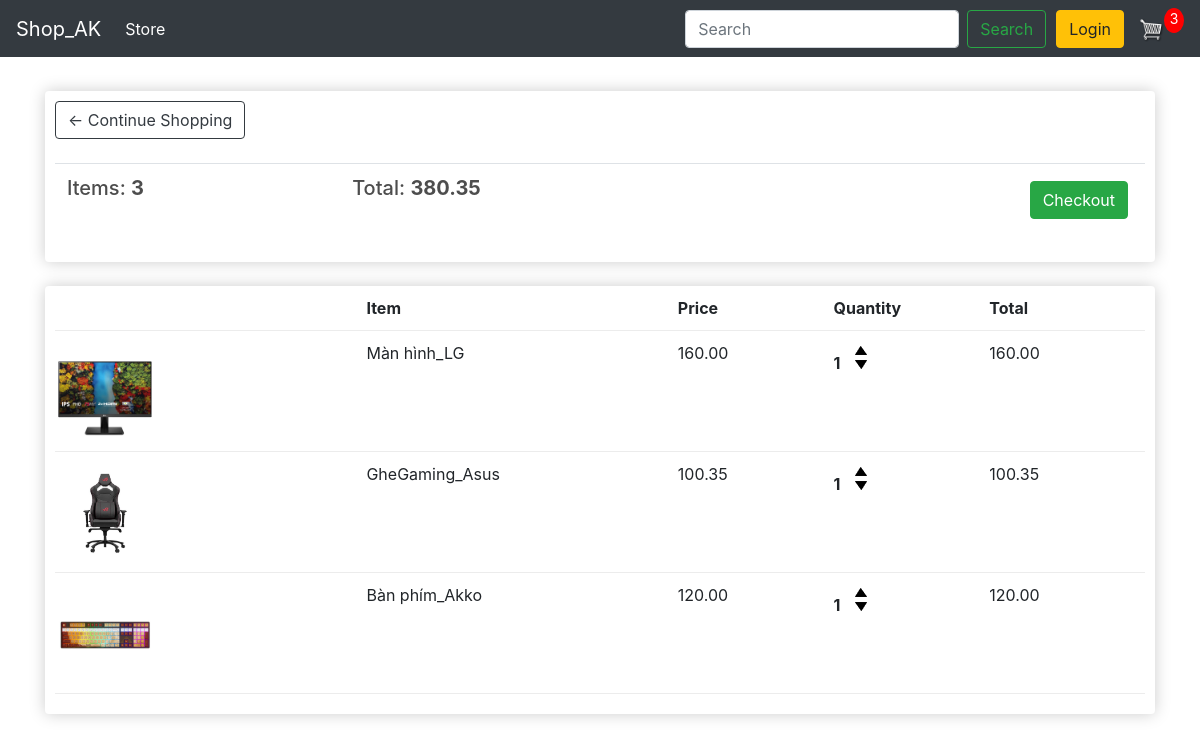
The app's page /cart/ (signed in) with its own data.
### store/models.py (models this page shows, shortened)
class Order(models.Model):
    customer = models.ForeignKey(Customer, on_delete=models.SET_NULL, null=True, blank=True)
    date_ordered = models.DateTimeField(auto_now_add=True)
    complete = models.BooleanField(default=False,null=True,blank=False)
    transaction_id = models.CharField(max_length=200,null=True)
    @property
    def get_cart_total(self):
        orderitems = self.orderitem_set.all()
        total = sum([item.get_total for item in orderitems])
        return total
    @property
    def get_cart_items(self):
        orderitems= self.orderitem_set.all()
        total = sum([item.quantity for item in orderitems])
        return total

class OrderItem(models.Model):
    product = models.ForeignKey(Product, on_delete=models.SET_NULL, null=True, blank=True)
    order = models.ForeignKey(Order, on_delete=models.SET_NULL, null=True, blank=True)
    quantity = models.IntegerField(default=0,null=True, blank=True)
    date_added=models.DateTimeField(auto_now_add=True)
    @property
    def get_total(self):
        total = self.product.price * self.quantity
        return total

class Product(models.Model):
    name = models.CharField(max_length=200, null=True)
    price = models.DecimalField(max_digits=7, decimal_places=2)# max_digits = 5 (có nghĩa là 12345 tính luôn thập phân) ví dụ 2348,92, 9999,5
    digital = models.BooleanField(default=False, null=True,blank=False)
    image = models.ImageField(null=True, blank=True)
    @property
    def image_URL(self):
        try:
            url= self.image.url
        except:
            url = ''
        return url

### store/views.py (the view)
# urls.py: path('cart/', views.cart, name='cart'),
def cart(request):
    if request.user.is_authenticated:
        customer = request.user.customer
        order, create = Order.objects.get_or_create(customer=customer,complete=False)
        items = order.orderitem_set.all()
        cartItems = order.get_cart_items
    else:
        cookieData = cookieCart(request)
        cartItems = cookieData['cartItems']
        order = cookieData['order']
        items = cookieData['items']
    return render(request,'store/cart.html',{
        'items':items,
        'order':order,
        'cartItems':cartItems,
    })

### store/templates/store/cart.html (shortened to what this page needs)
{% extends 'store/main.html' %}
{% load static %}
{% block content %}
<div class="row">
    <div class="col-lg-12">
        <div class="box-element">
            <a  class="btn btn-outline-dark" href="{% url 'store:store' %}">&#x2190; Continue Shopping</a>
            <br>
            <br>
            <table class="table">
                <tr>
                    <th><h5>Items: <strong> {{order.get_cart_items}} </strong></h5></th>
                    <th><h5>Total: <strong> {{order.get_cart_total}} </strong></h5></th>
                    <th>
                        <a  style="float:right; margin:5px;" class="btn btn-success" href="{% url 'store:checkout' %}">Checkout</a>
                    </th>
                </tr>
            </table>
        </div>
        <br>
        <div class="box-element">
            <div class="cart-row">
                <div style="flex:2"></div>
                <div style="flex:2"><strong>Item</strong></div>
                <div style="flex:1"><strong>Price</strong></div>
                <div style="flex:1"><strong>Quantity</strong></div>
                <div style="flex:1"><strong>Total</strong></div>
            </div>
            {% for item in items %}
            <div class="cart-row">
                <div style="flex:2"><img class="row-image" src="{{item.product.image_URL}}"></div>
                <div style="flex:2"><p> {{item.product.name}} </p></div>
                <div style="flex:1"><p> {{item.product.price}} </p></div>
                <div style="flex:1">
                    <p class="quantity"> {{item.quantity}}</p>
                    <div class="quantity">
                        <img data-product="{{item.product.id}}" data-action="add" class="chg-quantity update-cart" src="{% static  'images/arrow-up.png' %}">
                        <img data-product="{{item.product.id}}" data-action="remove" class="chg-quantity update-cart" src="{% static  'images/arrow-down.png' %}">
                    </div>
                </div>
                <div style="flex:1"><p>{{item.get_total}}</p></div>
            </div>
            {% endfor %}
        </div>
    </div>
</div>
{% endblock %}

### static/css/main.css (style rules this page uses)
body { background-color: hsl(0, 0%, 98%); }
h1,h2,h3,h4,h5,h6 { color:hsl(0, 0%, 30%); }
.box-element { box-shadow:hsl(0, 0%, 80%) 0 0 16px; background-color: #fff; border-radius: 4px; padding: 10px; }
.col-lg-4, .col-lg-6, .col-lg-8, .col-lg-12 { margin-top: 10px; }
.btn { border-radius: 0; }
.row-image { width: 100px; }
.cart-row { display: flex; align-items: flex-stretch; padding-bottom: 10px; margin-bottom: 10px; border-bottom: 1px solid #ececec; }
.quantity { display: inline-block; font-weight: 700; padding-right:10px; }
.chg-quantity { width: 12px; cursor: pointer; display: block; margin-top: 5px; transition:.1s; }

### records on screen
Order: get_cart_items "3", get_cart_total "380.35"
OrderItem: product.image_URL (picture), product.name "Màn hình_LG", product.price "160.00", quantity "1", get_total "160.00"
OrderItem: product.image_URL (picture), product.name "GheGaming_Asus", product.price "100.35", quantity "1", get_total "100.35"
OrderItem: product.image_URL (picture), product.name "Bàn phím_Akko", product.price "120.00", quantity "1", get_total "120.00"

### other values on screen
{{ cartItems }} "3"
